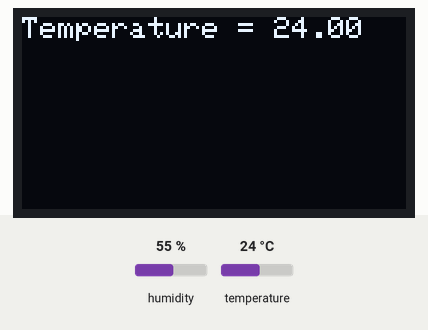
This sketch was run on a simulated ESP8266 (NodeMCU). Shown: 128×64 one-colour display. The test bench sets the inputs (shaded band); at power-on: humidity 55 %, temperature 24 °C.

Above: at 3.9 s.
4.0 s: humidity set to 22 %
At 9.1 s:
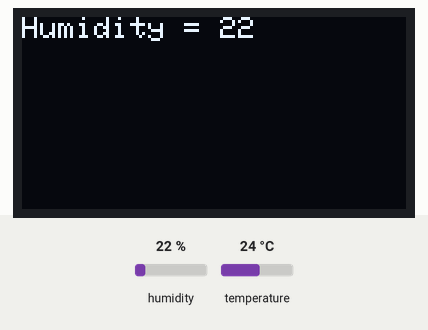
10.8 s: temperature set to 12 °C
At 14.3 s:
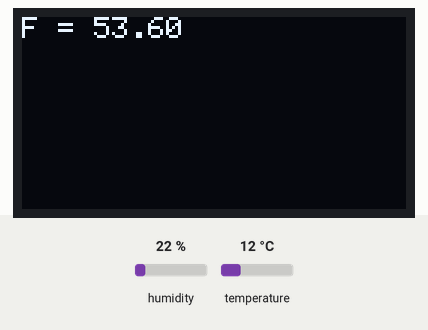
15.0 s: humidity set to 40 %
At 18.4 s:
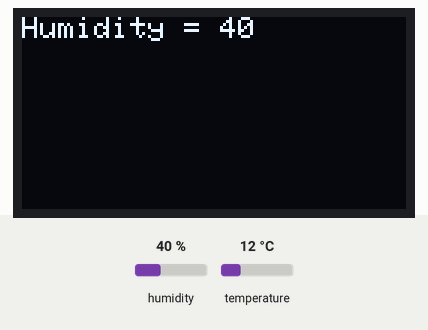
20.1 s: temperature set to 19 °C
At 22.5 s:
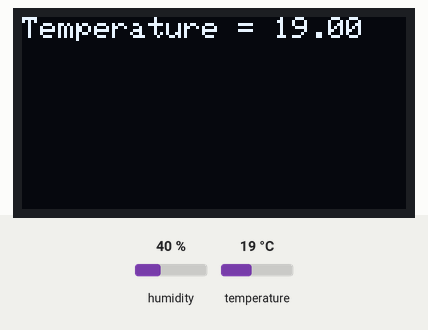
Timing chart, 0 to 24.0 s (numbered marks = the images above; inputs shaded):
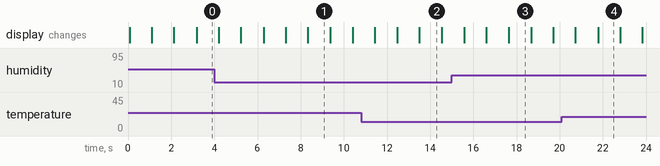

Measured:
- what the display in image 1 shows lasts 1.1 s, from 8.3 s to 9.4 s

The sketch:

sketch_aug24e.ino
```cpp
#include<Adafruit_SSD1306.h>
#include<Wire.h>
#include <DHT.h>
#define DHTPIN D5
#define DHTTYPE DHT11
#define OLED_RESET LED_BUILTIN
DHT dht(DHTPIN, DHTTYPE);
Adafruit_SSD1306 oled(OLED_RESET);
void setup() {
  Serial.begin(9600);
  dht.begin();
  oled.begin(SSD1306_SWITCHCAPVCC,0x3C);
  oled.clearDisplay();

}

void loop() {
  float temp = dht.readTemperature();
  int humidity = dht.readHumidity();
  float tempF = dht.readTemperature(true);
  oled.clearDisplay();
  oled.setTextColor(WHITE);
  oled.setTextSize(1);
   oled.setCursor(0,0);
  oled.print("Temperature = ");
  oled.print(temp);
  oled.display();
  delay(1000);
  oled.clearDisplay();
   oled.setCursor(0,0);
  oled.print("F = ");
  oled.print(tempF);
  oled.display();
  delay(1000);
  oled.clearDisplay();
 oled.setCursor(0,0);
  oled.print("Humidity = ");
  oled.print(humidity);
  oled.display();
  delay(1000);

}
```
